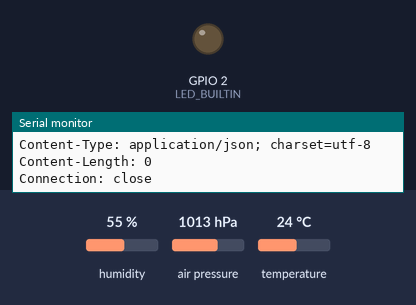
This sketch was run on a simulated ESP8266 (NodeMCU). Shown: output pins drawn as LEDs (lit = HIGH, except the on-board LED, lit = LOW), the last lines printed to the serial monitor. The inputs (shaded band) are chosen by the test bench; at power-on: humidity 55 %, air pressure 1013 hPa, temperature 24 °C. WiFi joins after 1.5 s; servers stay silent unless stated; uploads are accepted with an empty reply.

Above: at 2.2 s.
At 6.1 s:
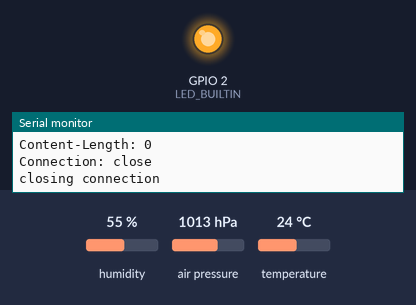
Timing chart, 0 to 8.1 s (numbered marks = the images above):
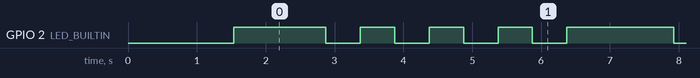

Measured:
- by itself, GPIO 2 (LED_BUILTIN): repeats every 5.1 s: 3 × (LOW 0.50 s, HIGH 0.50 s), LOW 0.50 s, HIGH 1.6 s
- by itself, everything shown: repeats every 5.1 s, in 8 steps

The sketch:

NodeMCU_Biolab_sql.ino
```cpp
/*
NODE MCU Web server with two Sensors over I2C and aREST API
BMP180 altitude
ClosedCube_HDC1080 humidity
https://www.sparkfun.com/products/11824
Like most pressure sensors, the BMP180 measures absolute pressure.
Since absolute pressure varies with altitude, you can use the pressure
to determine your altitude.

Hardware connections:
- (GND) to GND
+ (VDD) to 3.3V
(WARNING: do not connect + to 5V or the sensor will be damaged!)

You will also need to connect the I2C pins (SCL and SDA) to your
Arduino. The pins are different on different Arduinos:

Any Arduino pins labeled:  SDA  SCL
Uno, Redboard, Pro:        A4   A5
Mega2560, Due:             20   21
Leonardo:                   2    3
NodeMCU V1(ESP12E ):       D2   D1

Leave the IO (VDDIO) pin unconnected. This pin is for connecting
the BMP180 to systems with lower logic levels such as 1.8V


*/

// Your sketch must #include this library, and the Wire library.
// Install them!
#include <SFE_BMP180.h>
#include <Wire.h>
#include "ClosedCube_HDC1080.h"

//Wifi
#include <ESP8266WiFi.h>
const char* ssid     = "NoName";
const char* password = "raspian3b";
const char* host = "192.168.50.1";


// You will need to create an SFE_BMP180 object, here called "pressure":

SFE_BMP180 bmp180;
ClosedCube_HDC1080 hdc1080;


//Variables para BPM180
double baseline; // baseline pressure
double T;

//Variables de control y tiempo
int ledState = LOW;
unsigned long previousBlink = 0;
long blinkInterval = 500;

unsigned long previousMillis = 0;
long interval = 5000;   //  30*60*1000 cada 30 min (en milisegundos )


//variables Hdc1080
double temp;
double rh;

 //Variables de BMP180
  double a,P;

//variables SQL
  double temperature;
 double  humidity ;


// ID del ESP
String sensorID= String(ESP.getChipId());


void setup()
{
  //LED
  pinMode(LED_BUILTIN, OUTPUT);

  //Serial
  Serial.begin(115200);
  Serial.println("REBOOT");

  // Initialize the Pressure sensor (it is important to get calibration values stored on the device).
  if (bmp180.begin())
    Serial.println("BMP180 init success");
  else
  {
    // Oops, something went wrong, this is usually a connection problem,
    // see the comments at the top of this sketch for the proper connections.

    Serial.println("BMP180 init fail (disconnected?)\n\n");
    while(1); // Pause forever.
  }

  // Get the baseline pressure:
  baseline = getPressure();
  Serial.print("baseline pressure: ");
  Serial.print(baseline);
  Serial.println(" mb");

// Start hdc1080 sensor
  hdc1080.begin(0x40);
//Read info
  Serial.print("Manufacturer ID=0x");
  Serial.println(hdc1080.readManufacturerId(), HEX); // 0x5449 ID of Texas Instruments
  Serial.print("Device ID=0x");
  Serial.println(hdc1080.readDeviceId(), HEX); // 0x1050 ID of the device


//WIfi connect
  Serial.println();
  Serial.print("Connecting to ");
  Serial.println(ssid);

  WiFi.begin(ssid, password);

  while (WiFi.status() != WL_CONNECTED) {
    delay(500);
    Serial.print(".");
  }

  Serial.println("");
  Serial.println("WiFi connected");
  Serial.println("IP address: ");
  Serial.println(WiFi.localIP());

  Serial.print("EspID: ");
  Serial.println(sensorID);


}


void loop()
{
  unsigned long currentMillis = millis();
  if(currentMillis - previousBlink >= blinkInterval) {
    previousBlink = currentMillis;
    if (ledState == LOW)
      ledState = HIGH;  // Note that this switches the LED *off*
    else
      ledState = LOW;   // Note that this switches the LED *on*
    digitalWrite(LED_BUILTIN, ledState);
 }

// Data from bmp180:
  // Get a new pressure reading
  P = getPressure();
  // Calc the relative altitude difference between
  // the new reading and the baseline reading:
  a = bmp180.altitude(P,baseline);

  //Print
//  Serial.print("relative altitude: ");
//  if (a >= 0.0) Serial.print(" "); // add a space for positive numbers
//  Serial.print(a,1);
//  Serial.print(" meters, ");
//  if (a >= 0.0) Serial.print(" "); // add a space for positive numbers
//  Serial.print(a*3.28084,0);
//    Serial.print(" feet");
//    Serial.print(" Temp: ");
//    Serial.print(T);
//    Serial.println(" degree ");


// Get temp and humidity from 1080
  temp = hdc1080.readTemperature();
  rh = hdc1080.readHumidity();

//Print
//  Serial.print("T=");
//  Serial.print(temp);
//  Serial.print("C, RH=");
//  Serial.print(rh);
//  Serial.println("%");


 // Pass readings
  temperature =  temp;
  humidity =  rh;

    //Subir los datos (temp hum)a la base
  if(previousMillis==0 ||(currentMillis - previousMillis >= interval)) {
                   previousMillis = currentMillis;

            upload();
      }


}


double getPressure()
{
  char status;
  double P,p0,a;

  // You must first get a temperature measurement to perform a pressure reading.
  // Start a temperature measurement:
  // If request is successful, the number of ms to wait is returned.
  // If request is unsuccessful, 0 is returned.

  status = bmp180.startTemperature();
  if (status != 0)
  {
    // Wait for the measurement to complete:

    delay(status);

    // Retrieve the completed temperature measurement:
    // Note that the measurement is stored in the variable T.
    // Use '&T' to provide the address of T to the function.
    // Function returns 1 if successful, 0 if failure.

    status = bmp180.getTemperature(T);
    if (status != 0)
    {
      // Start a pressure measurement:
      // The parameter is the oversampling setting, from 0 to 3 (highest res, longest wait).
      // If request is successful, the number of ms to wait is returned.
      // If request is unsuccessful, 0 is returned.

      status = bmp180.startPressure(3);
      if (status != 0)
      {
        // Wait for the measurement to complete:
        delay(status);

        // Retrieve the completed pressure measurement:
        // Note that the measurement is stored in the variable P.
        // Use '&P' to provide the address of P.
        // Note also that the function requires the previous temperature measurement (T).
        // (If temperature is stable, you can do one temperature measurement for a number of pressure measurements.)
        // Function returns 1 if successful, 0 if failure.

        status = bmp180.getPressure(P,T);
        if (status != 0)
        {
          return(P);
        }
        else Serial.println("error retrieving pressure measurement\n");
      }
      else Serial.println("error starting pressure measurement\n");
    }
    else Serial.println("error retrieving temperature measurement\n");
  }
  else Serial.println("error starting temperature measurement\n");
}

void upload(){
                    Serial.print("Temperatura: ");
                    Serial.print(temperature);
                    Serial.print(" Humedad: ");
                    Serial.print(humidity);
                    Serial.println();
                    Serial.print("connecting to ");
                    Serial.println(host);

                    // Use WiFiClient class to create TCP connections
                    WiFiClient client;
                    const int httpPort = 80;
                    if (!client.connect(host, httpPort)) {
                      Serial.println("connection failed");
                      blinkInterval = 5000;
                      return;
                    }
                    blinkInterval = 500;
                    // We now create a URL for the request
                    String url = "/dht11.php";
                    String key = "?pass=1234";
                    String sid = "&sid=";
                    String dato1 = "&temp=";
                    String dato2 = "&humedad=";

                    Serial.print("Requesting URL: ");
                    Serial.println(url);

                    // This will send the request to the server
                  //  client.print(String("GET ") + url + key + dato1 + temp + dato2 + hum + " HTTP/1.1\r\n" +
                  //               "Host: " + host + "\r\n" +
                  //               "Connection: close\r\n\r\n");
                    client.print(String("GET ") + url + key + sid + sensorID + dato1 + temperature + dato2 + humidity + " HTTP/1.1\r\n" +
                                 "Host: " + host + "\r\n" +
                                 "Connection: close\r\n\r\n");
                    unsigned long timeout = millis();
                    while (client.available() == 0) {
                      if (millis() - timeout > 5000) {
                        Serial.println(">>> Client Timeout !");
                        client.stop();
                        return;
                      }
                    }

                    // Read all the lines of the reply from server and print them to Serial
                    while (client.available()) {
                      String line = client.readStringUntil('\r');
                      Serial.print(line);
                    }

                    Serial.println();
                    Serial.println("closing connection");
}
```
